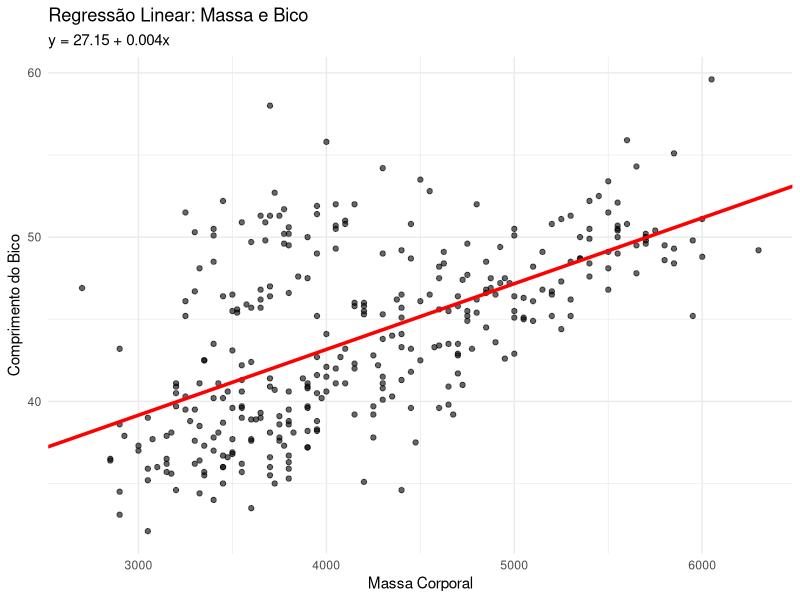

This figure's R source:

library(ggplot2)
library(palmerpenguins)
library(ggplot2)
data("penguins")
penguins_clean <- na.omit(penguins)

x <- penguins_clean$body_mass_g
y <- penguins_clean$bill_length_mm

x_b <- mean(x)
y_b <- mean(y)

numerador <- sum((x - x_b) * (y - y_b))
denominador <- sum((x - x_b)^2)
#MEu slope
beta1_manual <- numerador / denominador
#Meu intercepto
beta0_manual <- y_b- (beta1_manual * x_b)
cat("Intercepto", beta0_manual, "\n")
cat("Inclinação", beta1_manual, "\n\n")
modelo_lm <- lm(bill_length_mm ~ body_mass_g, data = penguins_clean)
print(coef(modelo_lm))
diferenca <- coef(modelo_lm) - c(beta0_manual, beta1_manual)
cat("\nDiferença:", diferenca, "\n")
ggplot(penguins_clean, aes(x = body_mass_g, y = bill_length_mm)) +
  geom_point(alpha = 0.6) +
  geom_abline(intercept = beta0_manual, slope = beta1_manual,
              color = "red", size = 1.2) +
  labs(
    title = "Regressão Linear: Massa e Bico",
    subtitle = paste0("y = ", round(beta0_manual, 2), " + ", round(beta1_manual, 4), "x"),
    x = "Massa Corporal",
    y = "Comprimento do Bico"
  ) +
  theme_minimal()